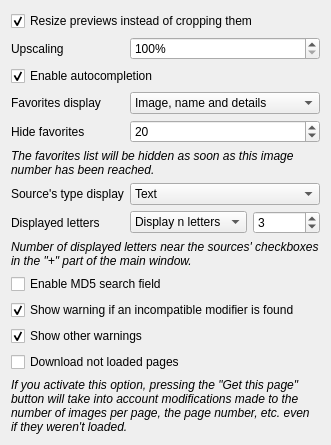
      <widget class="QWidget" name="pageInterface">
       <layout class="QFormLayout" name="formLayout_7">
        <property name="fieldGrowthPolicy">
         <enum>QFormLayout::AllNonFixedFieldsGrow</enum>
        </property>
        <item row="0" column="0" colspan="2">
         <widget class="QCheckBox" name="checkResizeInsteadOfCropping">
          <property name="text">
           <string>Resize previews instead of cropping them</string>
          </property>
          <property name="checked">
           <bool>true</bool>
          </property>
         </widget>
        </item>
        <item row="1" column="0">
         <widget class="QLabel" name="labelThumbnailUpscale">
          <property name="text">
           <string>Upscaling</string>
          </property>
         </widget>
        </item>
        <item row="1" column="1">
         <widget class="QSpinBox" name="spinThumbnailUpscale">
          <property name="suffix">
           <string>%</string>
          </property>
          <property name="minimum">
           <number>100</number>
          </property>
          <property name="maximum">
           <number>1000</number>
          </property>
         </widget>
        </item>
        <item row="2" column="0" colspan="2">
         <widget class="QCheckBox" name="checkAutocompletion">
          <property name="text">
           <string>Enable autocompletion</string>
          </property>
          <property name="checked">
           <bool>true</bool>
          </property>
         </widget>
        </item>
        <item row="3" column="0">
         <widget class="QLabel" name="label_26">
          <property name="text">
           <string>Favorites display</string>
          </property>
         </widget>
        </item>
        <item row="3" column="1">
         <widget class="QComboBox" name="comboFavoritesDisplay">
          <item>
           <property name="text">
            <string>Image, name and details</string>
           </property>
          </item>
          <item>
           <property name="text">
            <string>Image and name</string>
           </property>
          </item>
          <item>
           <property name="text">
            <string>Image and details</string>
           </property>
          </item>
          <item>
           <property name="text">
            <string>Name and details</string>
           </property>
          </item>
          <item>
           <property name="text">
            <string>Image only</string>
           </property>
          </item>
          <item>
           <property name="text">
            <string>Name only</string>
           </property>
          </item>
          <item>
           <property name="text">
            <string>Details only</string>
           </property>
          </item>
         </widget>
        </item>
        <item row="4" column="0">
         <widget class="QLabel" name="label_39">
          <property name="text">
           <string>Hide favorites</string>
          </property>
         </widget>
        </item>
        <item row="4" column="1">
         <widget class="QSpinBox" name="spinHideFavorites">
          <property name="maximum">
           <number>1000</number>
          </property>
          <property name="value">
           <number>20</number>
          </property>
         </widget>
        </item>
        <item row="5" column="0" colspan="2">
         <widget class="QLabel" name="label_40">
          <property name="text">
           <string>&lt;i&gt;The favorites list will be hidden as soon as this image number has been reached.&lt;/i&gt;</string>
          </property>
          <property name="wordWrap">
           <bool>true</bool>
          </property>
         </widget>
        </item>
        <item row="6" column="0">
         <widget class="QLabel" name="label_41">
          <property name="text">
           <string>Source's type display</string>
          </property>
         </widget>
        </item>
        <item row="6" column="1">
         <widget class="QComboBox" name="comboSources">
          <item>
           <property name="text">
            <string>Text</string>
           </property>
          </item>
          <item>
           <property name="text">
            <string>Image</string>
           </property>
          </item>
          <item>
           <property name="text">
            <string>Image and text</string>
           </property>
          </item>
          <item>
           <property name="text">
            <string>Don't show</string>
           </property>
          </item>
         </widget>
        </item>
        <item row="7" column="0">
         <widget class="QLabel" name="label_42">
          <property name="text">
           <string>Displayed letters</string>
          </property>
         </widget>
        </item>
        <item row="7" column="1">
         <layout class="QHBoxLayout" name="horizontalLayout_9">
          <item>
           <widget class="QComboBox" name="comboSourcesLetters">
            <item>
             <property name="text">
              <string>Display n letters</string>
             </property>
            </item>
            <item>
             <property name="text">
              <string>Before first dot</string>
             </property>
            </item>
            <item>
             <property name="text">
              <string>Before last dot</string>
             </property>
            </item>
           </widget>
          </item>
          <item>
           <widget class="QSpinBox" name="spinSourcesLetters">
            <property name="minimum">
             <number>0</number>
            </property>
            <property name="maximum">
             <number>1000000</number>
            </property>
            <property name="value">
             <number>3</number>
            </property>
           </widget>
          </item>
         </layout>
        </item>
        <item row="8" column="0" colspan="2">
         <widget class="QLabel" name="label_43">
          <property name="text">
           <string>&lt;i&gt;Number of displayed letters near the sources' checkboxes in the &quot;+&quot; part of the main window.&lt;/i&gt;</string>
          </property>
          <property name="wordWrap">
           <bool>true</bool>
          </property>
         </widget>
        </item>
        <item row="9" column="0" colspan="2">
         <widget class="QCheckBox" name="checkEnableMd5Field">
          <property name="text">
           <string>Enable MD5 search field</string>
          </property>
         </widget>
        </item>
        <item row="10" column="0" colspan="2">
         <widget class="QCheckBox" name="checkShowTagWarning">
          <property name="text">
           <string>Show warning if an incompatible modifier is found</string>
          </property>
          <property name="checked">
           <bool>true</bool>
          </property>
         </widget>
        </item>
        <item row="11" column="0" colspan="2">
         <widget class="QCheckBox" name="checkShowWarnings">
          <property name="text">
           <string>Show other warnings</string>
          </property>
          <property name="checked">
           <bool>true</bool>
          </property>
         </widget>
        </item>
        <item row="12" column="0" colspan="2">
         <widget class="QCheckBox" name="checkGetUnloadedPages">
          <property name="text">
           <string>Download not loaded pages</string>
          </property>
         </widget>
        </item>
        <item row="13" column="0" colspan="2">
         <widget class="QLabel" name="label_66">
          <property name="text">
           <string>&lt;i&gt;If you activate this option, pressing the &quot;Get this page&quot; button will take into account modifications made to the number of images per page, the page number, etc. even if they weren't loaded.&lt;/i&gt;</string>
          </property>
          <property name="wordWrap">
           <bool>true</bool>
          </property>
         </widget>
        </item>
       </layout>
      </widget>
